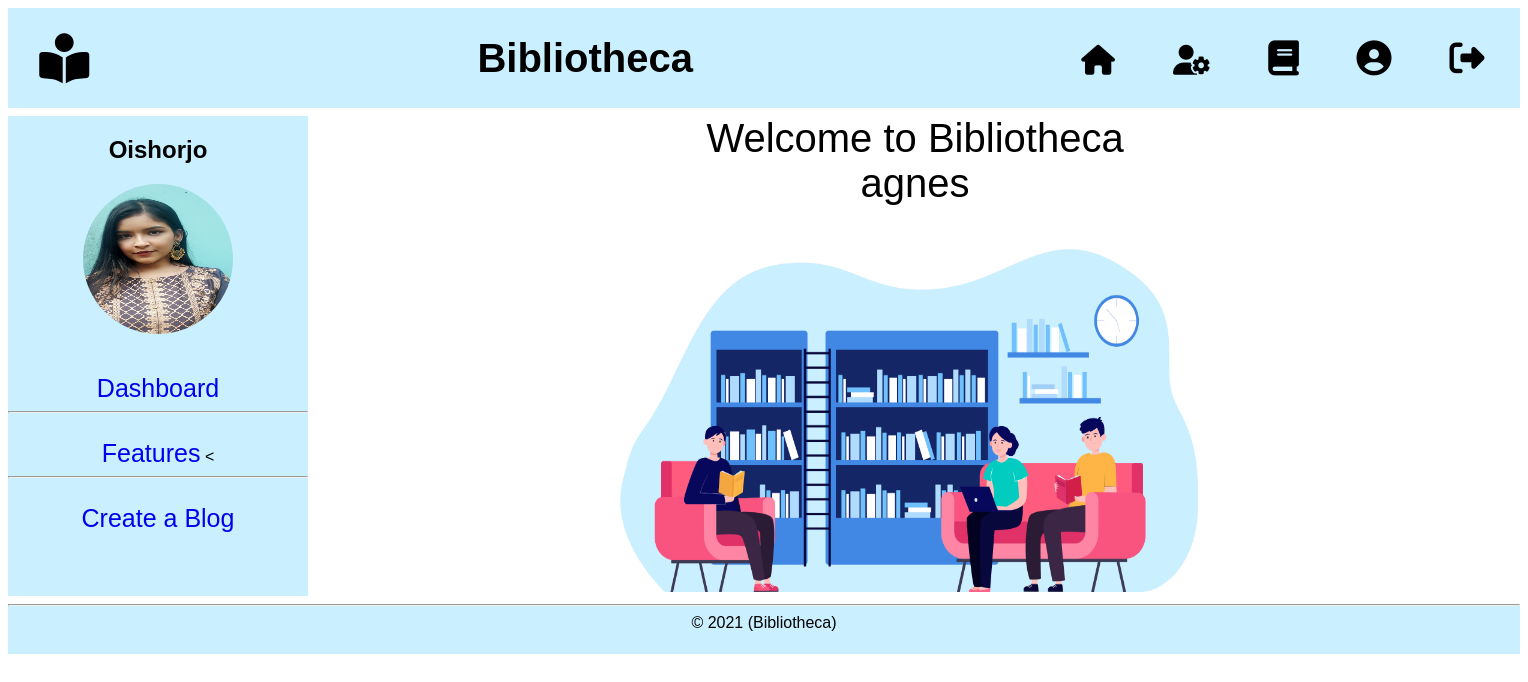
Screenshot of /virw/instructorHome.php (signed in) with the database file from the repository.
### tables this page shows
CREATE TABLE `user` (
  `id` int(11) NOT NULL,
  `username` varchar(255) NOT NULL,
  `password` varchar(255) NOT NULL,
  `fullname` varchar(255) NOT NULL,
  `email` varchar(255) NOT NULL,
  `gender` varchar(255) NOT NULL,
  `dob` date NOT NULL,
  `type` varchar(255) NOT NULL,
  `filename` varchar(255) NOT NULL
);

### model/userModel.php (called while the page is built, shortened)
<?php
    function getUserByName($username){
		$conn = getConnection();
		$sql = "select * from user where username='{$username}'";
		$result = mysqli_query($conn, $sql);
		$row = mysqli_fetch_assoc($result);
		return $row;
	}
?>

### virw/instructorHome.php (the view, shortened to what this page needs)
<?php
	if(isset($_COOKIE['status'])){
?>
<?php
	include('header.php');
    require_once('model/userModel.php');
?>
<?php include('instructorNav.php')?>
<div style="display: grid; grid-template-columns: 1fr 1fr; padding-top: 0.5em;">
<?php include('instructorSidePanel.php')?>
    <div id="main_content" style="background-color: white; width: 1210px; font-family: arial; align-items: center; text-align: center;">
        <span style="color: black; font-size: 40px">
            Welcome to Bibliotheca
            <br>
            <?php
                $username = $_COOKIE['username'];
                $row = getUserByName($username);
                echo $row['fullname'];
            ?>
        </span>
        <br><br><br>
        <img src="library.jpg" alt="library" height="350px" width="600px">
    </div>
</div>
<?php
	}else{
		header('location: signin.php');
	}
?>

### virw/instructorSidePanel.php
<?php
    require_once('model/userModel.php');
    $username = $_COOKIE['username'];
    $row = getUserByName($username);
?>
    <div id="side_panel" style="width: 300px; background-color:#caefff; font-family:Arial;" align="center">
        <h2><?php echo $_COOKIE['username']?></h2>
        <a href="accSetting.php">
            <img src="<?php echo $row['filename'];?>" height="150px;" width="150px" alt="Profile Photo" style="border-radius:50%">
        </a>
        <br> <br> <br>
        <a href="instructorDashboard.php" style="text-decoration: none;">
            <span style="font-size:25px;">Dashboard</span>
        </a>
        <hr><br>
        <a href="features.php" style="text-decoration: none;">
            <span style="font-size:25px">Features</span>
        </a>
<
        <hr><br>
        <a href="blogCreation.php" style="text-decoration: none;">
            <span style="font-size:25px">Create a Blog</span>
        </a>
    </div>

### rows the page displays
user: filename (picture), fullname "agnes"

### other values shown
$_COOKIE['username'] "Oishorjo"
